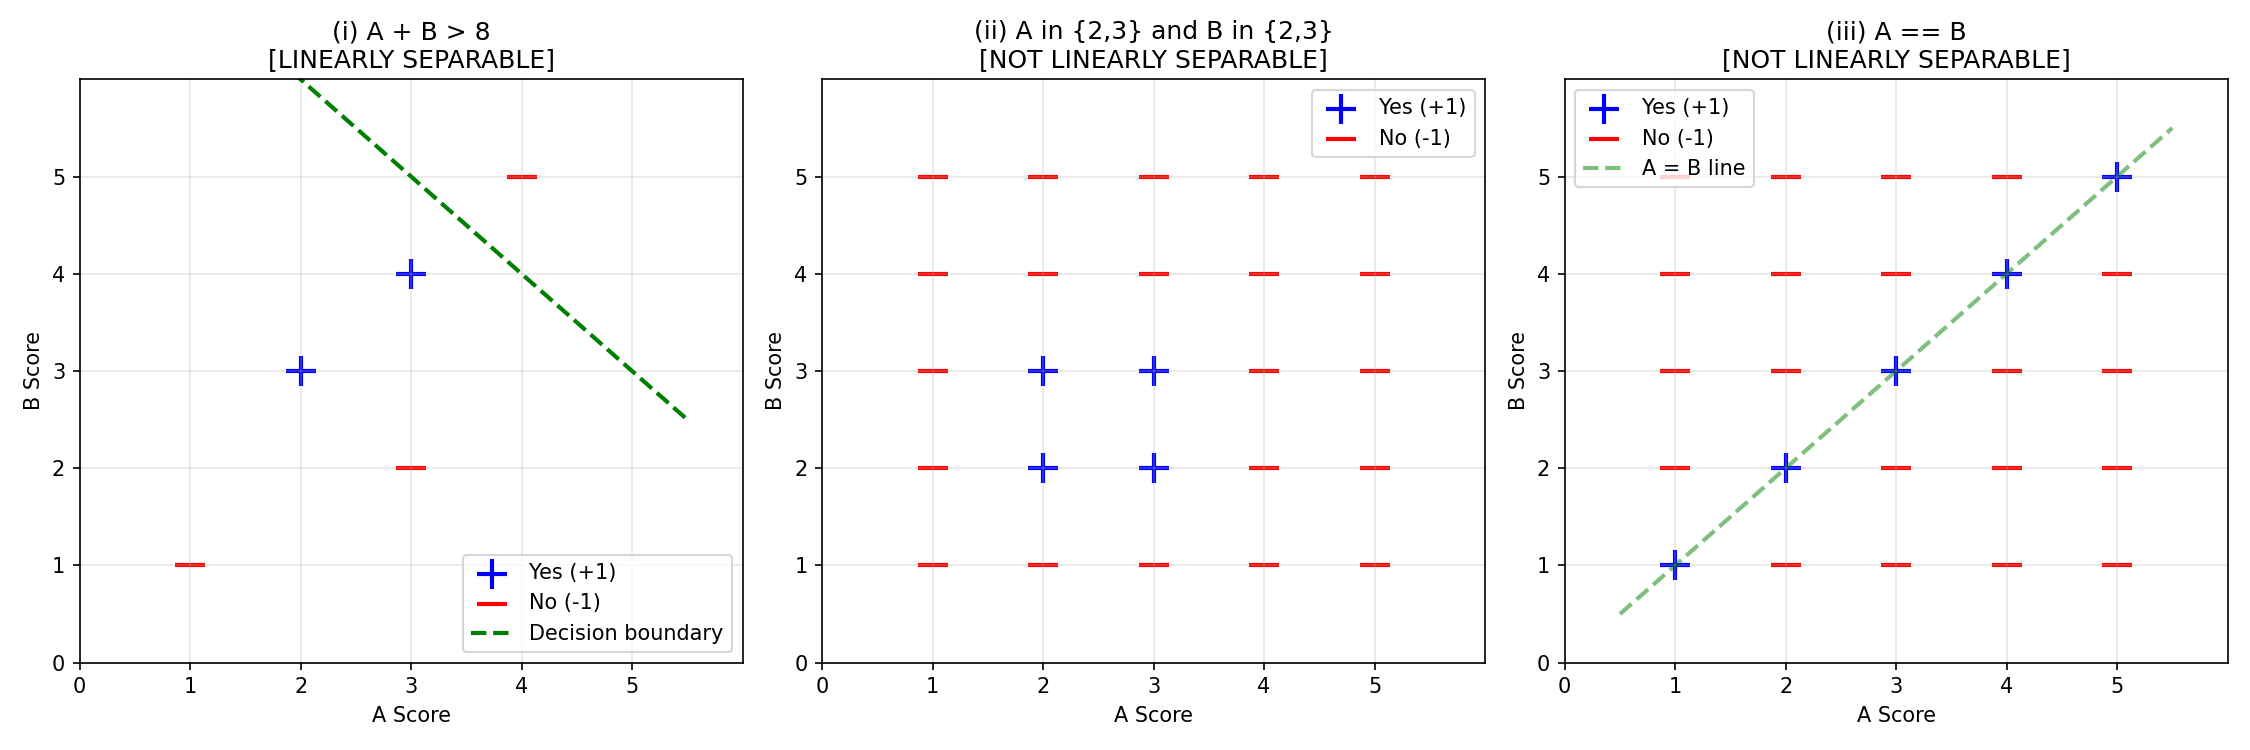

This chart was generated by the following Python code:
"""
Task 2.2 & 2.3: Analyze whether perceptron can perfectly classify three scenarios.
Features: f0=1 (bias), f1=A's score, f2=B's score
"""

import numpy as np
import matplotlib.pyplot as plt

# ---------------------------------------------------------------------------
# Scenario (i): A + B > 8  -> Yes(+1), otherwise No(-1)
# ---------------------------------------------------------------------------
print("=" * 70)
print("Scenario (i): Success iff A + B > 8")
print("=" * 70)

# This is a linear decision boundary: w0 + w1*A + w2*B = 0
# We want: A + B > 8  =>  -8 + 1*A + 1*B > 0
# So weights w = [-8, 1, 1] would perfectly implement this rule.
w_i = np.array([-8, 1, 1])

def scenario_i_label(a, b):
    return 1 if a + b > 8 else -1

# Verify on the 5 given data points
data_points = [(1,1,-1), (3,2,1), (4,5,-1), (3,4,1), (2,3,1)]
print("\nVerification on given dataset with w = [-8, 1, 1]:")
all_correct = True
for a, b, true_y in data_points:
    x = np.array([1, a, b])
    score = np.dot(w_i, x)
    pred = 1 if score > 0 else -1
    correct = (pred == true_y)
    all_correct = all_correct and correct
    status = "OK" if correct else "FAIL"
    print(f"  ({a},{b}): w·x = {score:3d}, pred = {pred:2d}, true = {true_y:2d}  [{status}]")

print(f"\nConclusion: Scenario (i) is LINEARLY SEPARABLE.")
print(f"  Perceptron CAN perfectly classify it using w = [-8, 1, 1].")
print(f"  The decision boundary is: A + B = 8")


# ---------------------------------------------------------------------------
# Scenario (ii): Success iff A in {2,3} AND B in {2,3}
# ---------------------------------------------------------------------------
print("\n" + "=" * 70)
print("Scenario (ii): Success iff A in {2,3} and B in {2,3}")
print("=" * 70)

print("\nAll 'Yes' points in this scenario: (2,2), (2,3), (3,2), (3,3)")
print("These form a solid square in the 2D plane.")
print("All 'No' points surround this square (e.g., (1,2), (2,1), (4,2), (2,4), etc.)")

# Proof by contradiction: assume linear separator exists
# If a line separates the square from outside, consider convex hulls.
# The midpoint of (2,2) and (3,3) is (2.5, 2.5) which is inside the YES square.
# The midpoint of (1,2) and (4,3) is (2.5, 2.5) which would be on a line
# ... more rigorously:
print("\nProof of non-linear-separability:")
print("  Take four NO points: (1,2), (2,1), (4,3), (3,4)")
print("  Their convex hull contains the point (2.5, 2.5).")
print("  The YES point (2.5, 2.5) is actually inside the YES square too,")
print("  but more importantly, consider (2,2) [YES] and (4,4) [NO].")
print("  The line segment between (2,3)[YES] and (3,2)[YES] crosses")
print("  the region where NO points like (2.5, 1) exist.")

# Even simpler: check specific points that violate linear separability
print("\n  Key counter-example:")
print("    (2,2) = YES,  (2,4) = NO")
print("    (3,3) = YES,  (4,3) = NO")
print("    (2,3) = YES,  (1,3) = NO")
print("  Any line separating YES from NO would need to put (2,2) and (3,3)")
print("  on one side, but NO points exist on ALL sides of the YES square.")
print("  By the convex-hull theorem: the convex hulls of YES and NO points overlap,")
print("  therefore NO linear separator exists.")

print(f"\nConclusion: Scenario (ii) is NOT linearly separable.")
print(f"  Perceptron CANNOT perfectly classify it.")


# ---------------------------------------------------------------------------
# Scenario (iii): Success iff A == B
# ---------------------------------------------------------------------------
print("\n" + "=" * 70)
print("Scenario (iii): Success iff A == B")
print("=" * 70)

print("\nAll 'Yes' points: (1,1), (2,2), (3,3), (4,4), (5,5) -- the diagonal line A=B.")
print("All 'No' points: everything else, i.e., points where A != B.")

print("\nProof of non-linear-separability:")
print("  Consider four points:")
print("    (1,1) = YES,  (2,2) = YES")
print("    (1,2) = NO,   (2,1) = NO")
print("  The midpoint of (1,2) and (2,1) is (1.5, 1.5), which is also")
print("  the midpoint of (1,1) and (2,2).")
print("  This means the convex hulls of YES and NO points INTERSECT.")
print("  By the hyperplane separation theorem, if convex hulls overlap,")
print("  no hyperplane can strictly separate the two classes.")

print("\n  Intuition: YES points lie exactly ON the line A=B.")
print("  NO points lie on BOTH sides of this line (A>B and A<B).")
print("  A single linear boundary cannot isolate a 'line' of points from")
print("  surrounding points on both sides.")

print(f"\nConclusion: Scenario (iii) is NOT linearly separable.")
print(f"  Perceptron CANNOT perfectly classify it.")


# ---------------------------------------------------------------------------
# Plot for visualization
# ---------------------------------------------------------------------------
fig, axes = plt.subplots(1, 3, figsize=(15, 5))

def plot_scenario(ax, title, yes_points, no_points, boundary_fn=None):
    yes_a, yes_b = zip(*yes_points) if yes_points else ([], [])
    no_a, no_b = zip(*no_points) if no_points else ([], [])
    ax.scatter(yes_a, yes_b, marker='+', s=200, c='blue', label='Yes (+1)', linewidths=2)
    ax.scatter(no_a, no_b, marker='_', s=200, c='red', label='No (-1)', linewidths=2)
    if boundary_fn:
        a_vals = np.linspace(0.5, 5.5, 100)
        b_vals = boundary_fn(a_vals)
        ax.plot(a_vals, b_vals, 'g--', linewidth=2, label='Decision boundary')
    ax.set_xlim(0, 6)
    ax.set_ylim(0, 6)
    ax.set_xlabel("A Score")
    ax.set_ylabel("B Score")
    ax.set_title(title)
    ax.set_xticks(range(6))
    ax.set_yticks(range(6))
    ax.grid(True, alpha=0.3)
    ax.legend()

# Scenario (i): show boundary A+B=8, i.e., B = 8-A
plot_scenario(
    axes[0],
    "(i) A + B > 8\n[LINEARLY SEPARABLE]",
    [(3,4), (2,3)],  # Yes points from dataset
    [(1,1), (4,5)],  # No points from dataset
    boundary_fn=lambda a: 8 - a
)
# Add Ghosts! which is No in this scenario (3+2=5 <= 8)
axes[0].scatter([3], [2], marker='_', s=200, c='red', linewidths=2)

# Scenario (ii): show the square
yes_ii = [(2,2), (2,3), (3,2), (3,3)]
no_ii = [(1,1),(1,2),(1,3),(1,4),(1,5),(2,1),(2,4),(2,5),
         (3,1),(3,4),(3,5),(4,1),(4,2),(4,3),(4,4),(4,5),
         (5,1),(5,2),(5,3),(5,4),(5,5)]
plot_scenario(axes[1], "(ii) A in {2,3} and B in {2,3}\n[NOT LINEARLY SEPARABLE]", yes_ii, no_ii)

# Scenario (iii): show diagonal
yes_iii = [(1,1),(2,2),(3,3),(4,4),(5,5)]
no_iii = [(a,b) for a in range(1,6) for b in range(1,6) if a != b]
plot_scenario(axes[2], "(iii) A == B\n[NOT LINEARLY SEPARABLE]", yes_iii, no_iii)
# Draw diagonal reference
axes[2].plot([0.5, 5.5], [0.5, 5.5], 'g--', linewidth=2, alpha=0.5, label='A = B line')
axes[2].legend()

plt.tight_layout()
plt.savefig('task2_scenarios.png', dpi=150)
plt.show()
print("\nVisualization saved to task2_scenarios.png")
